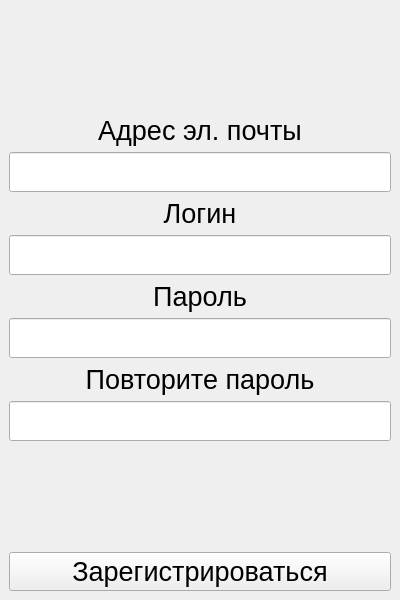
<?xml version="1.0" encoding="UTF-8"?>
<ui version="4.0">
 <class>Registration</class>
 <widget class="QMainWindow" name="Registration">
  <property name="geometry">
   <rect>
    <x>0</x>
    <y>0</y>
    <width>400</width>
    <height>600</height>
   </rect>
  </property>
  <property name="minimumSize">
   <size>
    <width>400</width>
    <height>600</height>
   </size>
  </property>
  <property name="maximumSize">
   <size>
    <width>400</width>
    <height>600</height>
   </size>
  </property>
  <property name="windowTitle">
   <string>MainWindow</string>
  </property>
  <widget class="QWidget" name="centralwidget">
   <layout class="QVBoxLayout" name="verticalLayout">
    <item>
     <layout class="QVBoxLayout" name="verticalLayout_2">
      <item>
       <spacer name="verticalSpacer">
        <property name="orientation">
         <enum>Qt::Vertical</enum>
        </property>
        <property name="sizeHint" stdset="0">
         <size>
          <width>20</width>
          <height>40</height>
         </size>
        </property>
       </spacer>
      </item>
      <item>
       <widget class="QLabel" name="label">
        <property name="font">
         <font>
          <pointsize>20</pointsize>
         </font>
        </property>
        <property name="text">
         <string>Адрес эл. почты</string>
        </property>
        <property name="alignment">
         <set>Qt::AlignCenter</set>
        </property>
       </widget>
      </item>
      <item>
       <widget class="QLineEdit" name="lineEdit_email">
        <property name="sizePolicy">
         <sizepolicy hsizetype="Expanding" vsizetype="Preferred">
          <horstretch>0</horstretch>
          <verstretch>0</verstretch>
         </sizepolicy>
        </property>
        <property name="minimumSize">
         <size>
          <width>0</width>
          <height>40</height>
         </size>
        </property>
       </widget>
      </item>
      <item>
       <widget class="QLabel" name="label_2">
        <property name="font">
         <font>
          <pointsize>20</pointsize>
         </font>
        </property>
        <property name="text">
         <string>Логин</string>
        </property>
        <property name="alignment">
         <set>Qt::AlignCenter</set>
        </property>
       </widget>
      </item>
      <item>
       <widget class="QLineEdit" name="lineEdit_login">
        <property name="sizePolicy">
         <sizepolicy hsizetype="Expanding" vsizetype="Preferred">
          <horstretch>0</horstretch>
          <verstretch>0</verstretch>
         </sizepolicy>
        </property>
        <property name="minimumSize">
         <size>
          <width>0</width>
          <height>40</height>
         </size>
        </property>
       </widget>
      </item>
      <item>
       <widget class="QLabel" name="label_3">
        <property name="font">
         <font>
          <pointsize>20</pointsize>
         </font>
        </property>
        <property name="text">
         <string>Пароль</string>
        </property>
        <property name="alignment">
         <set>Qt::AlignCenter</set>
        </property>
       </widget>
      </item>
      <item>
       <widget class="QLineEdit" name="lineEdit_password">
        <property name="sizePolicy">
         <sizepolicy hsizetype="Expanding" vsizetype="Preferred">
          <horstretch>0</horstretch>
          <verstretch>0</verstretch>
         </sizepolicy>
        </property>
        <property name="minimumSize">
         <size>
          <width>0</width>
          <height>40</height>
         </size>
        </property>
       </widget>
      </item>
      <item>
       <widget class="QLabel" name="label_4">
        <property name="font">
         <font>
          <pointsize>20</pointsize>
         </font>
        </property>
        <property name="text">
         <string>Повторите пароль</string>
        </property>
        <property name="alignment">
         <set>Qt::AlignCenter</set>
        </property>
       </widget>
      </item>
      <item>
       <widget class="QLineEdit" name="lineEdit_retypepass">
        <property name="minimumSize">
         <size>
          <width>0</width>
          <height>40</height>
         </size>
        </property>
       </widget>
      </item>
      <item>
       <spacer name="verticalSpacer_3">
        <property name="orientation">
         <enum>Qt::Vertical</enum>
        </property>
        <property name="sizeHint" stdset="0">
         <size>
          <width>20</width>
          <height>40</height>
         </size>
        </property>
       </spacer>
      </item>
      <item>
       <widget class="QPushButton" name="pushButton_reg">
        <property name="font">
         <font>
          <pointsize>20</pointsize>
         </font>
        </property>
        <property name="text">
         <string>Зарегистрироваться</string>
        </property>
       </widget>
      </item>
     </layout>
    </item>
   </layout>
  </widget>
 </widget>
 <resources/>
 <connections/>
</ui>
